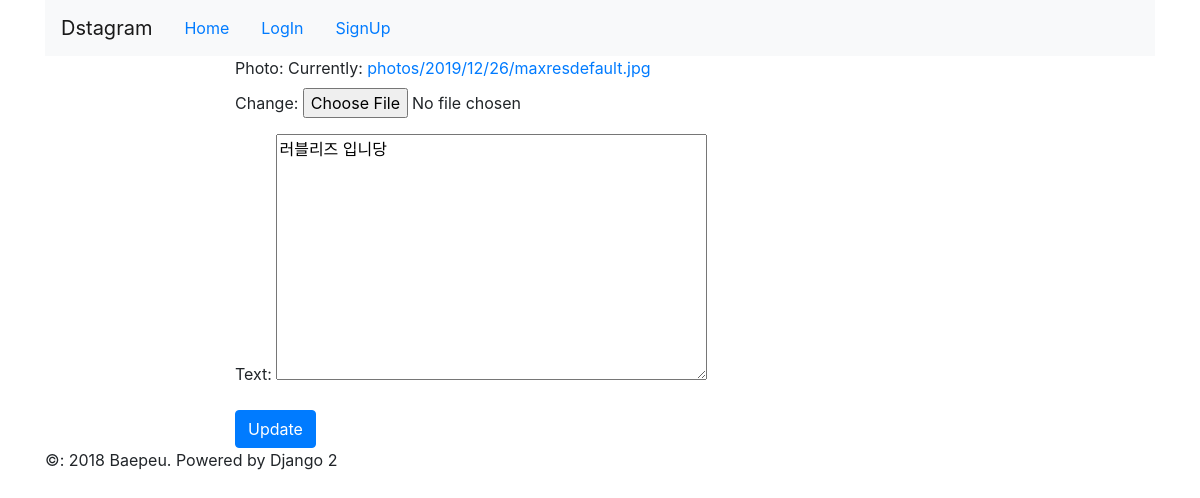
The app's page /update/5/, older data.
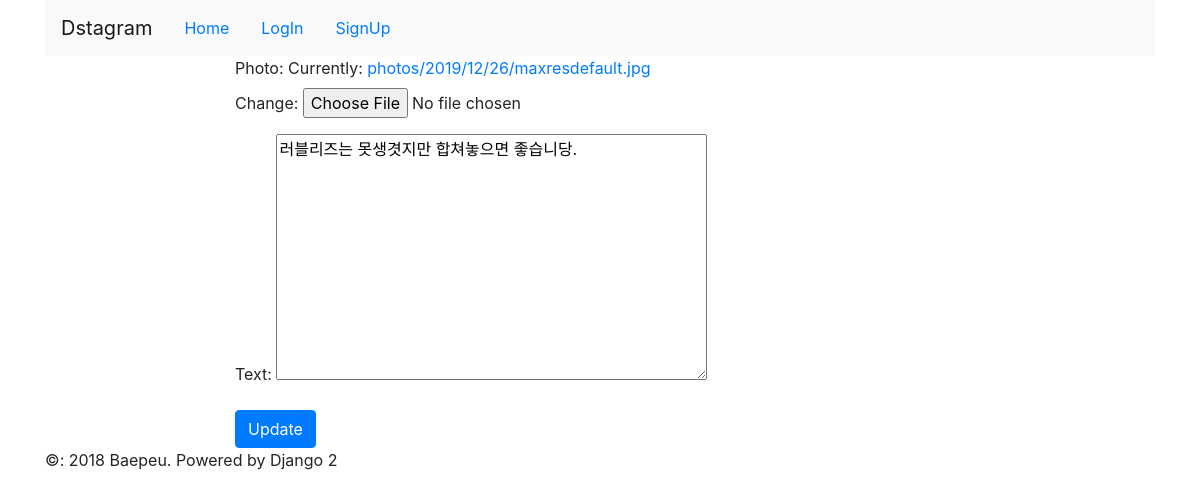
The same page, newer data.
### photo/models.py (models this page shows, shortened)
class Photo(models.Model):
    author = models.ForeignKey(User, on_delete=models.CASCADE, related_name='user_photos')
    photo = models.ImageField(upload_to='photos/%Y/%m/%d', default='photos/no_image.png')
    text = models.TextField()
    created = models.DateTimeField(auto_now_add=True)
    updated = models.DateTimeField(auto_now=True)
    class Meta:
        ordering = ['-updated']

### photo/views.py (the view)
# urls.py: path('update/<int:pk>/', PhotoUpdateView.as_view(), name='photo_update'),
class PhotoUpdateView(UpdateView):
    model = Photo
    fields = ['photo', 'text']
    template_name = 'photo/update.html'

### photo/templates/photo/update.html (shortened to what this page needs)
{% extends 'base.html' %}
{% block content %}
<div class="row">
        <div class="col-md-2"></div>
        <div class="col-md-8 panel pane-default">
            <form action="" method="POST" enctype="multipart/form-data">
                {{ form.as_p }}
                <input type="submit" class="btn btn-primary" value="Update">
            </form>
        </div>
    <div class="col-md-2"></div>
</div>
{% endblock %}

Row changes from the older to the newer data that the page shows:
changed Photo: text "러블리즈 입니당" → "러블리즈는 못생겻지만 합쳐놓으면 좋습니당."
